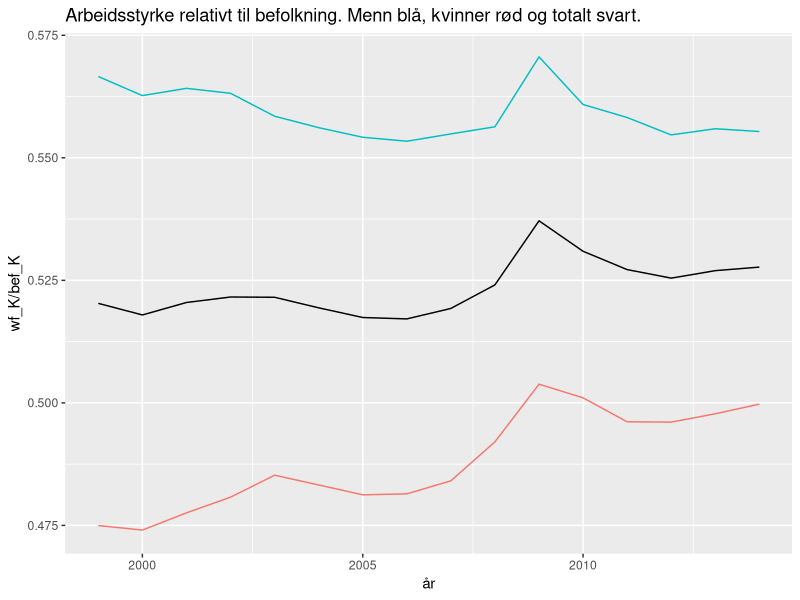
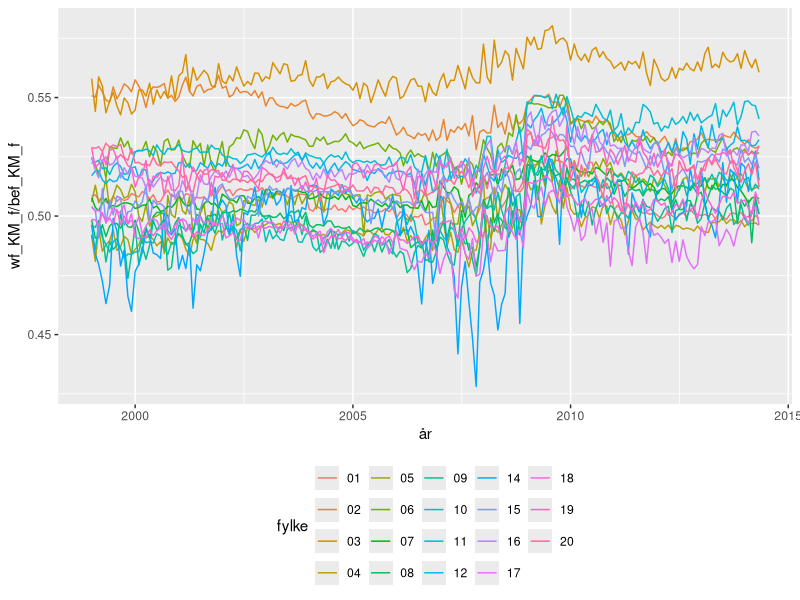

The R script that drew these images, in order: (Note: this script raises an error after producing the figures.)
## ---- chunk 1
library(tidyverse)
library(lubridate)
library(modelr)
library(broom)
## ---- chunk 2
arblos <- read_csv("data/al9914m.csv")
bef <- read_csv("data/bef9914MK.csv")
## ---- chunk 3
names(bef)
## ---- chunk 4
names(arblos)
## ---- chunk 5
arblos <- arblos %>% 
    mutate(
        wf_K = (al_Kvinner/alp_Kvinner)*100,
        wf_M = (al_Menn/alp_Menn)*100,
        wf_KM = wf_K + wf_M
    )
## ---- chunk 6
arblos
## ---- chunk 7
names(bef)
## ---- chunk 8
# årlige data landet samlet
wf <- arblos %>% 
    filter(mnd == 1) %>% 
    group_by(aar) %>% 
    summarise(
        wf_K = sum(wf_K, na.rm = TRUE),
        wf_M = sum(wf_M, na.rm = TRUE),
        wf_KM = wf_K + wf_M
    )
## ---- chunk 9
dim(wf)
names(wf)
## ---- chunk 10
bef <- bef %>%
  mutate(
    bef_K = bef_K_0_14 + bef_K_15_29 + bef_K_30_74 + bef_K_75_105,
    bef_M = bef_M_0_14 + bef_M_15_29 + bef_M_30_74 + bef_M_75_105,
    bef_KM = bef_K + bef_M)
## ---- chunk 11
dim(bef)
names(bef)
## ---- chunk 12
 wf_hjelp <- bef %>%
  group_by(aar) %>%
  summarise(bef_K = sum(bef_K),
            bef_M = sum(bef_M),
            bef_KM = sum(bef_KM))
wf <- left_join(wf, wf_hjelp) 

wf <- wf %>%
  select(aar, bef_K, bef_M, bef_KM, wf_K, wf_M, wf_KM) %>% 
  mutate(år = make_date(aar, month = 1L, day = 1L))

rm(wf_hjelp)
## ---- chunk 13
wf
## ---- chunk 14
wf %>% 
    ggplot(wf, mapping = aes(x = år)) +
  geom_line(mapping = aes(y = wf_K/bef_K, color = "...")) +
  geom_line(mapping = aes(y = wf_M/bef_M, color = "darkblue")) +
  geom_line(mapping = aes(y = wf_KM/bef_KM)) +
  ggtitle("Arbeidsstyrke relativt til befolkning. Menn blå, kvinner rød og totalt svart.") +
  theme(legend.position = "none")
## ---- chunk 15
names(arblos)
## ---- chunk 16
# årlige data per fylke
wf_f <- arblos %>% 
    mutate(
        fylke = substr(knr, start = 1, stop = 2)
    ) %>% 
    group_by(aar, mnd, fylke) %>% 
    summarise(
        wf_K_f = sum(wf_K, na.rm = TRUE),
        wf_M_f = sum(wf_M, na.rm = TRUE),
        wf_KM_f = wf_K_f + wf_M_f
    ) %>% 
    mutate(år = make_date(aar, mnd, day=1L)) %>% 
    select(aar, mnd, år, fylke, wf_K_f, wf_M_f, wf_KM_f)
## ---- chunk 17
print(wf_f, n = 5)
## ---- chunk 18
bef_f <- bef %>% 
      mutate(
        fylke = substr(knr, start = 1, stop = 2)
    ) %>% 
    group_by(aar, fylke) %>% 
    summarise(
        bef_K_f = sum(bef_K, na.rm = TRUE),
        bef_M_f = sum(bef_M, na.rm = TRUE),
        bef_KM_f = bef_K_f + bef_M_f
    ) %>% 
    select(aar, fylke, bef_K_f, bef_M_f, bef_KM_f)
## ---- chunk 19
bef_f
## ---- chunk 20
wf_f_bef <- wf_f %>% 
  right_join(bef_f) %>% 
  arrange(fylke, aar, mnd)
## ---- chunk 21
print(arrange(wf_f_bef, fylke, aar, mnd))
## ---- chunk 22
# kvinner og menn
wf_f_bef %>%
  ggplot() +
  geom_line(wf_f_bef, mapping = aes(x = år,
                                    y = wf_KM_f/bef_KM_f,
                                    color = fylke)) +
  theme(legend.position = "bottom")
## ---- chunk 23
# region
wf_r <- wf_f_bef %>% 
    mutate(
         dato = ymd(paste(aar, mnd, "01", sep = "-")),
        region = case_when(
            as.numeric(fylke) == 3 ~ "Oslo",
            as.numeric(fylke) %in% c(1:2, 4:8) ~ "Østlandet",
            as.numeric(fylke) %in% c(9, 10) ~ "Sørlandet",
            as.numeric(fylke) %in% c(11, 12, 14, 15) ~ "Vestlandet",
            as.numeric(fylke) %in% c(16, 17) ~ "Trøndelag",
            as.numeric(fylke) %in% c(18, 19, 20) ~ "Nord-Norge"
        )
    ) %>% 
    group_by(dato, region) %>% 
    summarise(
        wf_K_r = sum(wf_K_f, na.rm = TRUE),
        wf_M_r = sum(wf_M_f, na.rm = TRUE),
        wf_KM_r = wf_K_r + wf_M_r,
        bef_K_r = sum(bef_K_f, na.rm = TRUE),
        bef_M_r = sum(bef_M_f, na.rm = TRUE),
        bef_KM_r = bef_K_r + bef_M_r
    ) %>% 
    select(dato, region, wf_K_r, wf_M_r, wf_KM_r, bef_K_r, bef_M_r, bef_KM_r)
## ---- chunk 24
# kvinner og menn
wf_r %>% 
  ggplot() +
  geom_line(wf_r, mapping = aes(x = dato,
                                    y = wf_KM_f/bef_KM_f,
                                    color = fylke)) +
  theme(legend.position = "bottom")
## ---- chunk 25
# kvinner
#wf_r %>% 
## ---- chunk 26
# menn
#wf_r %>% 
## ---- chunk 27
arblos_by_knr <- arblos %>% 
    group_by(knr, knavn) %>% 
    nest()
## ---- chunk 28
print(arblos_by_knr, n = 4)
arblos_by_knr$data[[1]]
## ---- chunk 29
#mod1 <- 
## ---- chunk 30
#arblos_by_knr <- 
## ---- chunk 31
arblos_by_knr
## ---- chunk 32
kom_str <- bef %>% 
    filter(aar == 2014) %>% 
    mutate(
        k_str = case_when(
            bef_KM <= 2500 ~ "Svært liten",
            bef_KM > 2500 & bef_KM <= 6000 ~ "Liten",
            bef_KM > 6000 & bef_KM <= 20000 ~ "Middels",
            bef_KM > 20000 & bef_KM <= 60000 ~ "Stor",
            bef_KM > 60000 & bef_KM <= 1000000 ~ "Svært stor"
        )
    ) %>% 
    select(knr, knavn, bef_KM, k_str)
head(kom_str)
## ---- chunk 33
#modell arbeidsløse resultat
#mod_arbl_re <- 
## ---- chunk 34
print(mod_arbl_re, n = 10)
## ---- chunk 35
kom_str_mod <- mod_arbl_re %>% 
    left_join(kom_str, by = c("knr", "knavn")) 
## ---- chunk 36
print(kom_str_mod, n = 5)
## ---- chunk 37
kom_str_mod %>% 
    filter(term == "alp_15_29") %>% 
    filter(estimate > -500 & estimate < 500 ) %>%
    filter(p.value...9 < 0.05) %>% 
    ggplot(mapping = aes(
        x = estimate,
        y = p.value...9,
        colour = k_str
        )
        ) +
    geom_point()
## ---- chunk 38
#kom_str_mod %>% 
## ---- chunk 39
kom_str_mod %>% 
    filter(term == "alp_15_29") %>% 
    group_by(k_str) %>% 
    summarise(n = n())
## ---- chunk 40
kom_str_mod %>% 
    filter(term == "alp_15_29") %>% 
    filter(estimate > - 500 & estimate < 500 ) %>%
    filter(p.value...9 < 0.05) %>% 
    group_by(k_str) %>% 
    summarise(n = n())
## ---- chunk 41
kom_str_mod %>% 
    filter(term == "alp_30_74") %>% 
    filter(estimate > - 500 & estimate < 500 ) %>%
    filter(p.value...9 < 0.05) %>% 
    group_by(k_str) %>% 
    summarise(n = n())
## ---- chunk 42
kom_str_mod %>% 
    filter(term == "alp_15_29") %>% 
    filter(p.value...9 < 0.05) %>% 
    group_by(k_str) %>% 
    summarise(mean_15_29 = mean(estimate))
## ---- chunk 43
kom_str_mod %>% 
    filter(term == "alp_30_74") %>% 
    filter(p.value...9 < 0.05) %>% 
    group_by(k_str) %>% 
    summarise(mean_30_74 = mean(estimate))
## ---- chunk 44
kom_str_mod %>% 
    filter(term == "alp_15_29") %>% 
    filter(p.value...9 < 0.05) %>% 
    group_by(k_str) %>% 
    summarise(n = n())
## ---- chunk 45
kom_str_mod %>% 
    filter(term == "alp_30_74") %>% 
    filter(p.value...9 < 0.05) %>% 
    group_by(k_str) %>% 
    summarise(n = n())
## ---- chunk 46
#siste
